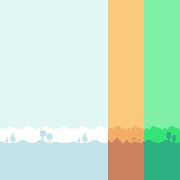

A level layout from a 2D game, rendered from its tile map. Below: a short description, then the map file with its tile-grid data intact:
An orthogonal 10x10 tile map with 18x18 px tiles, 2 tile layers (background, ui), 2 tilesets.

<map version="1.10" tiledversion="1.11.0" orientation="orthogonal" renderorder="right-down" width="10" height="10" tilewidth="18" tileheight="18" infinite="0" nextlayerid="6" nextobjectid="37">
 <tileset firstgid="1" source="background.tsx" />
 <tileset firstgid="25" source="tilemap.tsx" />
 <objectgroup id="5" name="objects" />
 <layer id="1" name="background" width="10" height="10">
  <data encoding="csv">
3,3,3,3,3,3,5,6,7,8,
3,1,1,2,2,4,5,6,7,8,
3,1,1,2,4,4,5,6,7,8,
3,1,1,2,4,4,5,6,7,8,
3,1,1,2,4,4,5,6,7,8,
3,1,1,2,2,4,5,6,7,8,
3,1,1,2,2,4,5,6,7,8,
12,9,10,11,12,9,13,14,15,16,
20,17,17,17,17,20,21,22,23,24,
20,17,17,17,17,20,21,22,23,24
</data>
 </layer>
 <layer id="2" name="ui" width="10" height="10">
  <data encoding="csv">
0,0,0,0,0,0,0,0,0,0,
0,0,0,0,0,0,0,0,0,0,
0,0,0,0,0,0,0,0,0,0,
0,0,0,0,0,0,0,0,0,0,
0,0,0,0,0,0,0,0,0,0,
0,0,0,0,0,0,0,0,0,0,
0,0,0,0,0,0,0,0,0,0,
0,0,0,0,0,0,0,0,0,0,
0,0,0,0,0,0,0,0,0,0,
0,0,0,0,0,0,0,0,0,0
</data>
 </layer>
</map>
